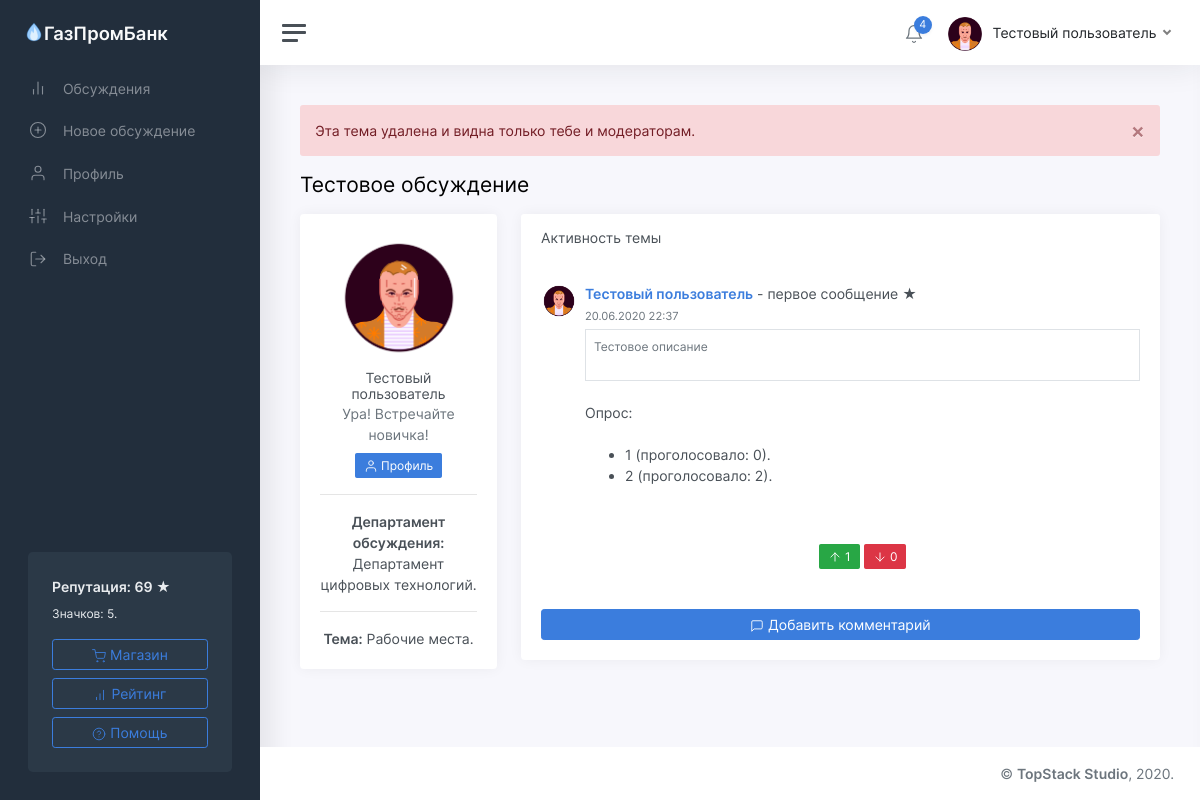
The app's page /thread/1 (signed in) with its own data.
### tables this page shows
CREATE TABLE "users" (
	"id"	INTEGER NOT NULL UNIQUE,
	"password"	TEXT NOT NULL,
	"email"	TEXT NOT NULL UNIQUE,
	"status"	TEXT NOT NULL,
	"rating"	INTEGER NOT NULL,
	"moderator"	INTEGER,
	"blocked"	INTEGER,
	"description"	TEXT,
	"name"	TEXT NOT NULL,
	"avatar"	INTEGER,
	"badges"	TEXT,
	"department"	TEXT,
	"unit"	TEXT,
	PRIMARY KEY("id")
);

CREATE TABLE "threads" (
	"id"	INTEGER NOT NULL UNIQUE,
	"owner"	INTEGER NOT NULL,
	"title"	TEXT NOT NULL,
	"content"	TEXT,
	"date"	INTEGER,
	"up"	INTEGER,
	"down"	INTEGER,
	"views"	INTEGER,
	"status"	TEXT,
	"department"	TEXT,
	"theme"	TEXT,
	PRIMARY KEY("id")
);

### app/views.py (the view)
@app.route('/thread/<identifier>')
def showThread(identifier):
	user = getUser(session['id'])
	thread = getThread(identifier)
	if thread:
		author = getUser(thread['owner'])
		survey = getSurvey(identifier)
		voiced = isVoiced('poll', identifier, user['id'])
		if thread['status'] == 'deleted':
			if user['id'] == thread['owner'] or user['moderator']:
				return render_template('thread.html', thread=thread, user=user, author=author, comments=getComments(identifier), message='deleted', survey=survey, voiced=voiced)
			return redirect('/threads?from=no_access')
		return render_template('thread.html', thread=thread, user=user, author=author, comments=getComments(identifier), message=request.args.get('from'), survey=survey, voiced=voiced)
	return redirect('/threads?from=not_found')

### app/functions.py (called while the page is built)
def getUser(identifier):
	conn = sqlite3.connect(db_path)
	conn.row_factory = sqlite3.Row
	cursor = conn.cursor()
	cursor.execute('SELECT * FROM users where id="%s"' % identifier)
	user = cursor.fetchone()
	if user:
		user = dict(user)
		user['badges'] = json.loads(user['badges'])
		user['notifications'] = getNotifications(identifier)
	return user

def statusToText(status):
	return statuses[status]

def fromTimestamp(timestamp):
	return datetime.utcfromtimestamp(timestamp + 3600 * 3).strftime('%d.%m.%Y %H:%M')

def getThread(identifier):
	conn = sqlite3.connect(db_path)
	conn.row_factory = sqlite3.Row
	cursor = conn.cursor()
	cursor.execute('UPDATE threads SET views=views+1 WHERE id="%s"' % identifier)
	conn.commit()
	cursor.execute('SELECT * FROM threads WHERE id="%s"' % identifier)
	thread = cursor.fetchone()
	if thread:
		thread = dict(thread)
		thread['viewed_status'] = statusToText(thread['status'])
		thread['date'] = fromTimestamp(thread['date'])
	return thread

def getComments(thread_id):
	conn = sqlite3.connect(db_path)
	conn.row_factory = sqlite3.Row
	cursor = conn.cursor()
	cursor.execute('SELECT * FROM comments WHERE thread_id=%s' % thread_id)
	comments = cursor.fetchall()
	for x in range(len(comments)):
		comments[x] = dict(comments[x])
		comments[x]['date'] = fromTimestamp(comments[x]['date'])
		author = getUser(comments[x]['owner'])
		comments[x]['author_name'] = author['name']
		comments[x]['author_avatar'] = author['avatar']
	return comments

def isVoiced(target, identifier, owner):
	conn = sqlite3.connect(db_path)
	cursor = conn.cursor()
	cursor.execute('SELECT * FROM voices WHERE target="%s" AND id=%s AND owner=%s' % (target, identifier, owner))
	if cursor.fetchone() == None:
		return False
	return True

def getNotifications(user_id):
	conn = sqlite3.connect(db_path)
	conn.row_factory = sqlite3.Row
	cursor = conn.cursor()
	cursor.execute('SELECT * FROM notifications WHERE owner=%s' % user_id)
	notifications = cursor.fetchall()
	for x in range(len(notifications)):
		notifications[x] = dict(notifications[x])
		notifications[x]['date'] = fromTimestamp(notifications[x]['date'])
	notifications.reverse()
	return notifications

def getSurvey(thread_id):
	conn = sqlite3.connect(db_path)
	cursor = conn.cursor()
	cursor.execute('SELECT variants FROM polls WHERE thread_id=%s' % thread_id)
	survey = cursor.fetchone()
	if survey:
		survey = json.loads(survey[0])
	return survey

### templates/thread.html (shortened to what this page needs)
<!DOCTYPE html>
<html lang="ru">
	<head>
		<link href="/static/css/app.css" rel="stylesheet">
	</head>
	<body>
		<div class="wrapper">
			<nav id="sidebar" class="sidebar">
				<div class="sidebar-content js-simplebar">
					<a class="sidebar-brand" href="index.html">
					<span class="align-middle"><img src="/static/img/icons/favicon.png" style="width: 20px; margin-bottom: 5px;"><div style="display: inline-block;">ГазПромБанк</div></span>
					</a>
					<ul class="sidebar-nav">
						<li class="sidebar-item">
							<a class="sidebar-link" href="/threads">
							<i class="align-middle" data-feather="bar-chart-2"></i> <span class="align-middle">Обсуждения</span>
							</a>
						</li>
						<li class="sidebar-item">
							<a class="sidebar-link" href="/threads/new">
							<i class="align-middle" data-feather="plus-circle"></i> <span class="align-middle">Новое обсуждение</span>
							</a>
						</li>
						<li class="sidebar-item">
							<a class="sidebar-link" href="/profile">
							<i class="align-middle" data-feather="user"></i> <span class="align-middle">Профиль</span>
							</a>
						</li>
						<li class="sidebar-item">
							<a class="sidebar-link" href="/settings">
							<i class="align-middle" data-feather="sliders"></i> <span class="align-middle">Настройки</span>
							</a>
						</li>
						<li class="sidebar-item">
							<a class="sidebar-link" href="/logout">
							<i class="align-middle" data-feather="log-out"></i> <span class="align-middle">Выход</span>
							</a>
						</li>
					</ul>
					<div class="sidebar-cta">
						<div class="sidebar-cta-content">
							<strong class="d-inline-block mb-2">Репутация: {{user.rating}} &#9733;</strong>
							<div class="mb-3 text-sm">
								Значков: {{user.badges.__len__()}}.
							</div>
							<a href="/shop" class="btn btn-outline-primary btn-block"><i data-feather="shopping-cart"></i> Магазин</a>
							<a href="/rating" class="btn btn-outline-primary btn-block"><i data-feather="bar-chart"></i> Рейтинг</a>
							<a href="/help" class="btn btn-outline-primary btn-block"><i data-feather="help-circle"></i> Помощь</a>
						</div>
					</div>
				</div>
			</nav>
			<div class="main">
				<nav class="navbar navbar-expand navbar-light navbar-bg">
					<a class="sidebar-toggle d-flex">
					<i class="hamburger align-self-center"></i>
					</a>
					<div class="navbar-collapse collapse">
						<ul class="navbar-nav navbar-align">
							<li class="nav-item dropdown">
								<a class="nav-icon dropdown-toggle" href="#" id="alertsDropdown" data-toggle="dropdown">
									<div class="position-relative">
										<i class="align-middle" data-feather="bell"></i>
										<span class="indicator">{{user.notifications.__len__()}}</span>
									</div>
								</a>
							</li>
							<li class="nav-item dropdown">
								<a class="nav-link dropdown-toggle d-none d-sm-inline-block" href="#" data-toggle="dropdown">
								<img src="/static/img/avatars/{{user.avatar}}.png" class="avatar img-fluid rounded mr-1"/> <span class="text-dark">{{user.name}}</span>
								</a>
							</li>
						</ul>
					</div>
				</nav>
	            <main class="content">
	               <div class="container-fluid p-0">
					{% if message == 'null' %}
						<div class="alert alert-danger alert-dismissible" role="alert">
							<button type="button" class="close" data-dismiss="alert" aria-label="Close">
				                <span aria-hidden="true">&times;</span>
				            </button>
							<div class="alert-message">
								Комментарий <b>не может быть пустым</b>.
							</div>
						</div>
					{% else %}
						{% if message == 'success' %}
							<div class="alert alert-success alert-dismissible" role="alert">
								<button type="button" class="close" data-dismiss="alert" aria-label="Close">
					                <span aria-hidden="true">&times;</span>
					            </button>
								<div class="alert-message">
									Комментарий успешно добавлен!
								</div>
							</div>
						{% else %}
							{% if message == 'deleted' %}
								<div class="alert alert-danger alert-dismissible" role="alert">
									<button type="button" class="close" data-dismiss="alert" aria-label="Close">
						                <span aria-hidden="true">&times;</span>
						            </button>
									<div class="alert-message">
										Эта тема удалена и видна только тебе и модераторам.
									</div>
								</div>
							{% endif %}
						{% endif %}
					{% endif %}
	                  <h1 class="h3 mb-3">{{thread.title}}</h1>
	                  <div class="row">
	                     <div class="col-md-4 col-xl-3">
	                        <div class="card mb-3">
	                           <div class="card-body text-center">
	                              <img src="/static/img/avatars/{{author.avatar}}.png" class="img-fluid rounded-circle mb-2" width="128" height="128" />
	                              <h5 class="card-title mb-0">{{author.name}}</h5>
	                              <div class="text-muted mb-2">{{author.status}}</div>
	                              <div>
	                                 <a class="btn btn-primary btn-sm" href="/profile/{{author.id}}"><span data-feather="user"></span> Профиль</a>
	                              </div>
                                 <hr><a><b>Департамент обсуждения:</b> {{thread.department}}.</a>
                                 <hr><a><b>Тема:</b> {{thread.theme}}.</a>
	                           </div>
	                        </div>
	                     </div>
	                     <div class="col-md-8 col-xl-9">
	                        <div class="card">
	                           <div class="card-header">
	                              <h5 class="card-title mb-0">Активность темы</h5>
	                           </div>
		                       <div class="card-body h-100">
	                              <div class="media">
	                                 <a href="/profile/{{author.id}}"><img src="/static/img/avatars/{{author.avatar}}.png" width="36" height="36" class="rounded-circle mr-2"></a>
	                                 <div class="media-body">
	                                    <strong><a href="/profile/{{author.id}}">{{author.name}}</a></strong> - первое сообщение &#9733;<br />
	                                    <small class="text-muted">{{thread.date}}</small>
	                                    <div class="border text-sm text-muted p-2 mt-1">
	                                       {{ thread.content|safe }}
	                                    </div>
	                                    {% if survey %}
		                                    <br>
		                                    <a>Опрос:</a>
		                                    <br><br>
		                                    <ul>
		                                    	{% for variant in survey.keys() %}
										          	<li>
										          		{{variant}} (проголосовало: {{survey[variant]}}).
										          	</li>
										        {% endfor %}
										    </ul>
									    {% endif %}
									    <br><br>
		                                <center>
                                 	 	<a class="btn btn-success btn-sm" href="/voice/up/thread/{{thread.id}}"><span data-feather="arrow-up"></span> {{thread.up}}</a>
		                                <a class="btn btn-danger btn-sm" href="/voice/down/thread/{{thread.id}}"><span data-feather="arrow-down"></span> {{thread.down}}</a></center>
	                                 </div>
	                              </div>
	                          </div>
		                        <div class="card-body">
	                            <a href="##" class="btn btn-primary btn-block" id="comment_button" onclick="document.getElementById('comment_button').style.display = 'none'; document.getElementById('comment_place').style.display = 'block';"><span data-feather="message-square"></span> Добавить комментарий</a></div>
		                        </div>
	                  </div>
	               </div>
	            </main>
				<footer class="footer">
					<div class="container-fluid">
						<div class="row text-muted">
							<div class="col-12 text-right">
								<p class="mb-0">
									<a href="https://topstack.dev" class="text-muted">&copy; <strong>TopStack Studio</strong></a>, 2020.
								</p>
							</div>
						</div>
					</div>
				</footer>
			</div>
		</div>
	</body>
</html>

### records on screen
users: rating "69", name "Тестовый пользователь", status "Ура! Встречайте новичка!"
threads: title "Тестовое обсуждение", department "Департамент цифровых технологий", theme "Рабочие места", content "Тестовое описание", up "1", down "0"

### other values on screen
{{ user.badges.__len__() }} "5"
{{ user.notifications.__len__() }} "4"
{{ thread.date }} "20.06.2020 22:37"
{{ variant }} "1" "2"
{{ survey[variant] }} "0" "2"
